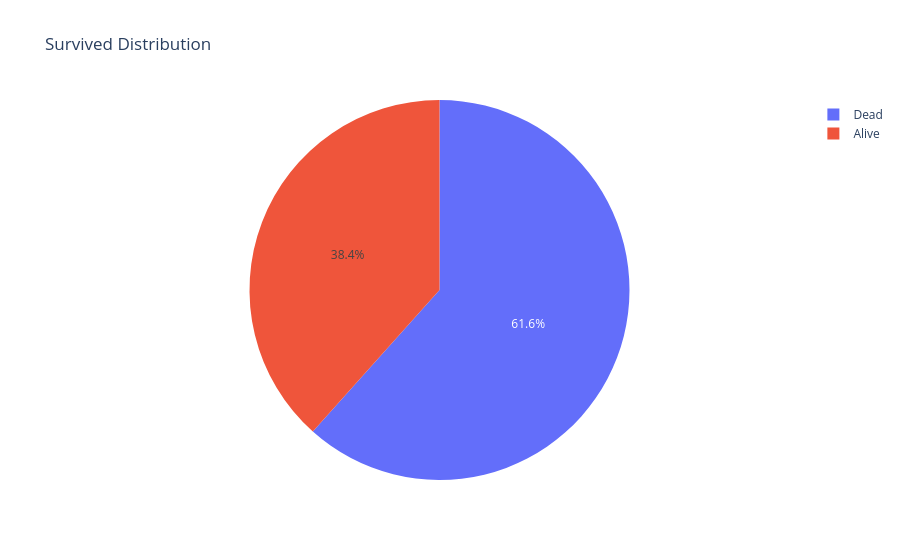

The notebook cell saved with this chart:
### Code cell
#Noe we will display for Piechart
trace = go.Pie(labels=['Dead','Alive'],
               values=[549,342],
              )
layout  = go.Layout(title = 'Survived Distribution')
fig = go.Figure(data=trace,layout=layout)
fig.show()

### Figure 1 — Plotly figure (JSON) as saved in the notebook; plotly's stock layout.template omitted (floating-point values rounded to 4 significant figures)
{"data": [{"labels": ["Dead", "Alive"], "type": "pie", "values": [549, 342]}], "layout": {"title": {"text": "Survived Distribution"}}}
